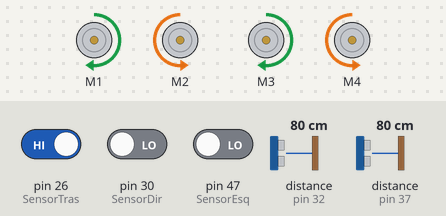
Recording of a sketch running on a simulated Arduino Mega 2560, built with avr-gcc and run on an emulated ATmega2560. Shown: 4 × DC motor (green arrow = forward, orange = backward, longer = faster). Wiring (inferred from the names in the program): 2 × ultrasonic range finder: trigger pin 33, echo pin 32 / trigger pin 36, echo pin 37. Inputs (shaded band) come from the test bench; at power-on: pin 30 (SensorDir) LOW, pin 47 (SensorEsq) LOW, distance to the obstacle (sensors on pin 32, pin 37) 80 cm, pin 26 (SensorTras) HIGH. The echo pulse lasts 58.3 µs per cm.

Above: at 4.5 s.
4.6 s: pin 30 (SensorDir) driven HIGH
14.8 s: pin 47 (SensorEsq) driven HIGH
At 15.9 s:
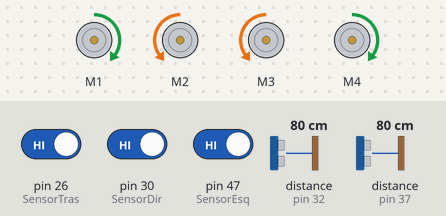
16.5 s: distance to the obstacle (sensor on pin 32) set to 12 cm
18.0 s: distance to the obstacle (sensor on pin 32) set to 9 cm
At 19.2 s:
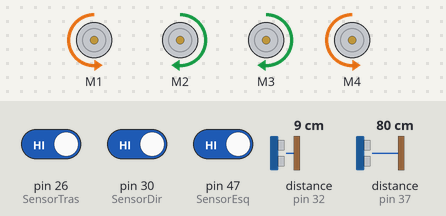
19.5 s: pin 26 (SensorTras) driven LOW
At 20.1 s:
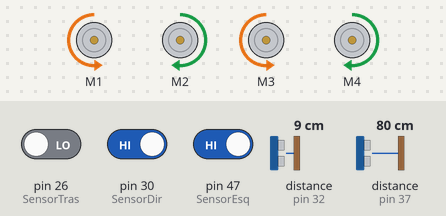
26.2 s: pin 26 (SensorTras) driven HIGH
At 27.1 s:
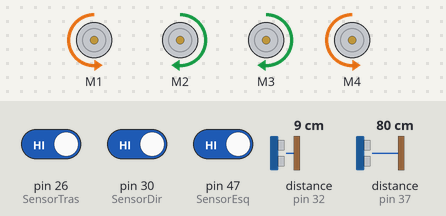
Timing chart, 0 to 28.7 s (numbered marks = the images above; inputs shaded):
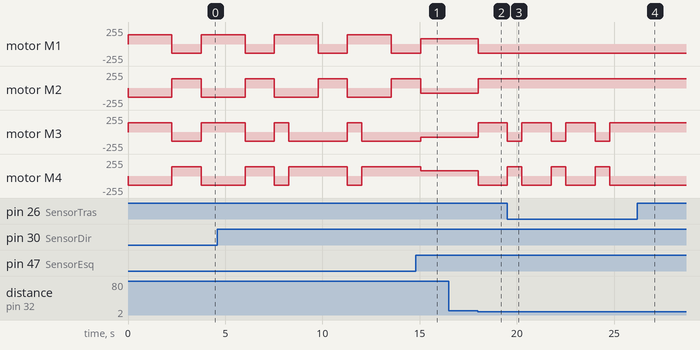

The sketch:

C_digo_final.ino
```cpp
#include <AFMotor.h>
AF_DCMotor M1(1); //Direito frontal
AF_DCMotor M2(2); //Direito traseiro
AF_DCMotor M3(3); //Esquerdo frontal
AF_DCMotor M4(4); //Esquerdo traseiro
#define SensorEsq 47 //Sensor Infravermelho Esquerdo
#define SensorDir 30 //Sensor Infravermelho Direito
#define SensorTras 26 //Sensor Infravermelho Traseiro
int pinTrigFrontal = 36; // pino usado para disparar os pulsos do sensor frontal
int pinEchoFrontal = 37; // pino usado para ler a saida do sensor frontal
int pinTrigTraseiro = 33;
int pinEchoTraseiro = 32;
float tempoEchoFrontal = 0;
float tempoEchoTraseiro = 0;
// Obs. Velocidade do som = 340,29 m/s = 0.00034029 m/us
const float velocidadeSom = 0.00034029; // em metros por microsegundo

void setup(){
  pinMode(SensorEsq, INPUT);
  pinMode(SensorDir, INPUT);
  pinMode(SensorTras, INPUT);
// Configura pinos Trig e Echo
  pinMode(pinTrigFrontal, OUTPUT); // configura pino TRIG como saída
  pinMode(pinEchoFrontal, INPUT); // configura pino ECHO como entrada
  pinMode(pinTrigTraseiro, OUTPUT); // configura pino TRIG como saída
  pinMode(pinEchoTraseiro, INPUT); // configura pino ECHO como entrada
// Inicializa pino Trig em nível baixo
  digitalWrite(pinTrigFrontal, LOW);
  digitalWrite(pinTrigTraseiro, LOW);
// Inicializa a porta serial
  Serial.begin(9600);
}

void gatilhoSensorFrontal(){
  digitalWrite(pinTrigFrontal, HIGH);
  delayMicroseconds(10);
  digitalWrite(pinTrigFrontal, LOW);
  tempoEchoFrontal = calculaDistancia(pulseIn(pinEchoFrontal, HIGH))*100;
}

void gatilhoSensorTraseiro(){
  digitalWrite(pinTrigTraseiro, HIGH);
  delayMicroseconds(10);
  digitalWrite(pinTrigTraseiro, LOW);
  tempoEchoTraseiro = calculaDistancia(pulseIn(pinEchoTraseiro, HIGH))*100;
}

float calculaDistancia(float tempoMicrossegundos){
  return((tempoMicrossegundos*velocidadeSom)/2);
}

void frente(){
  //Todos os motores para frente
  M1.run(BACKWARD);
  M1.setSpeed(140);
  M2.run(FORWARD);
  M2.setSpeed(140);
  M3.run(BACKWARD);
  M3.setSpeed(140);
  M4.run(FORWARD);
  M4.setSpeed(140);
}

void tras(){
  //Todos os motores para trás
  M1.run(FORWARD);
  M1.setSpeed(140);
  M2.run(BACKWARD);
  M2.setSpeed(140);
  M3.run(FORWARD);
  M3.setSpeed(140);
  M4.run(BACKWARD);
  M4.setSpeed(140);
}

void esquerda(){
  //Motores da esquerda para frente, motores da direit para trás
  M1.run(FORWARD);
  M1.setSpeed(140);
  M2.run(BACKWARD);
  M2.setSpeed(140);
  M3.run(BACKWARD);
  M3.setSpeed(140);
  M4.run(FORWARD);
  M4.setSpeed(140);
}

void direita(){
  //Motores da direita para frente, motores da esquerda para trás
  M1.run(BACKWARD);
  M1.setSpeed(140);
  M2.run(FORWARD);
  M2.setSpeed(140);
  M3.run(FORWARD);
  M3.setSpeed(140);
  M4.run(BACKWARD);
  M4.setSpeed(140);
}

void procurar(){
  M1.run(FORWARD);
  M1.setSpeed(80);
  M2.run(BACKWARD);
  M2.setSpeed(80);
  M3.run(BACKWARD);
  M3.setSpeed(80);
  M4.run(FORWARD);
  M4.setSpeed(80);
}

void sensores()
{
  gatilhoSensorFrontal();
  gatilhoSensorTraseiro();
  procurar();
  if(digitalRead(SensorEsq) == 1 && digitalRead(SensorDir) == 1){ // Robô identifica faixa preta nos dois
    if(tempoEchoFrontal <= 45.0){
      frente();
    }
    if(tempoEchoTraseiro <= 10.0){
      direita();
      delay(1500);
    }
  }
  if (digitalRead(SensorEsq) == 0 && digitalRead(SensorDir) == 0) //Robô identifica faixa clara nos dois
  {
    tras();
    delay(750);
    esquerda;
    delay(1500);
    frente();
    delay(1500);
  }
  if (digitalRead(SensorEsq) == 1 && digitalRead(SensorDir) == 0) //Robô identifica faixa claro no direito
  {
    tras();
    delay(750);
    direita();
    delay(1500);
    frente();
    delay(1500);
  }
  if (digitalRead(SensorEsq) == 0 && digitalRead(SensorDir) == 1) //Robô identifica faixa clara no esquerdo
  {
    tras();
    delay(750);
    esquerda();
    delay(1500);
    frente();
    delay(1500);
  }
  if(digitalRead(SensorTras) == 0) //Robô identifica faixa preta no sensor traseiro
  {
    frente();
    delay(750);
  }
}

void loop()
{
/*if (botLiga == 1){
girar();
while(true){
infravermelho();
}
}*/
  while(true){
    sensores();
  }
}
```

Measured:
- the behaviour switches between 11 and 10 cm on distance to the obstacle (sensor on pin 32) (found by bisection; images 1 and 2)
- after the input at 14.8 s, motor M1: backward 140/255 → forward 80/255 after 0.25 s; motor M2: forward 140/255 → backward 80/255 after 0.25 s
- after the input at 16.5 s, every drawn part: stays the same
- after the input at 18.0 s, motor M1, motor M4: forward 80/255 → backward 140/255 at once; motor M2, motor M3: backward 80/255 → forward 140/255 at once
- after the input at 19.5 s, motor M3: alternates forward 140/255 for 1.5 s and backward 140/255 for 0.76 s, starting at once; motor M4: alternates forward 140/255 for 0.76 s and backward 140/255 for 1.5 s, starting at once
- after the input at 26.2 s, motor M3: stays forward 140/255 (without the input it goes to backward 140/255 after 0.08 s); motor M4: stays backward 140/255 (without the input it goes to forward 140/255 after 0.08 s)
- by itself, motor M1: alternates forward 140/255 for 2.3 s and backward 140/255 for 1.5 s
- by itself, motor M2: alternates forward 140/255 for 1.5 s and backward 140/255 for 2.3 s
